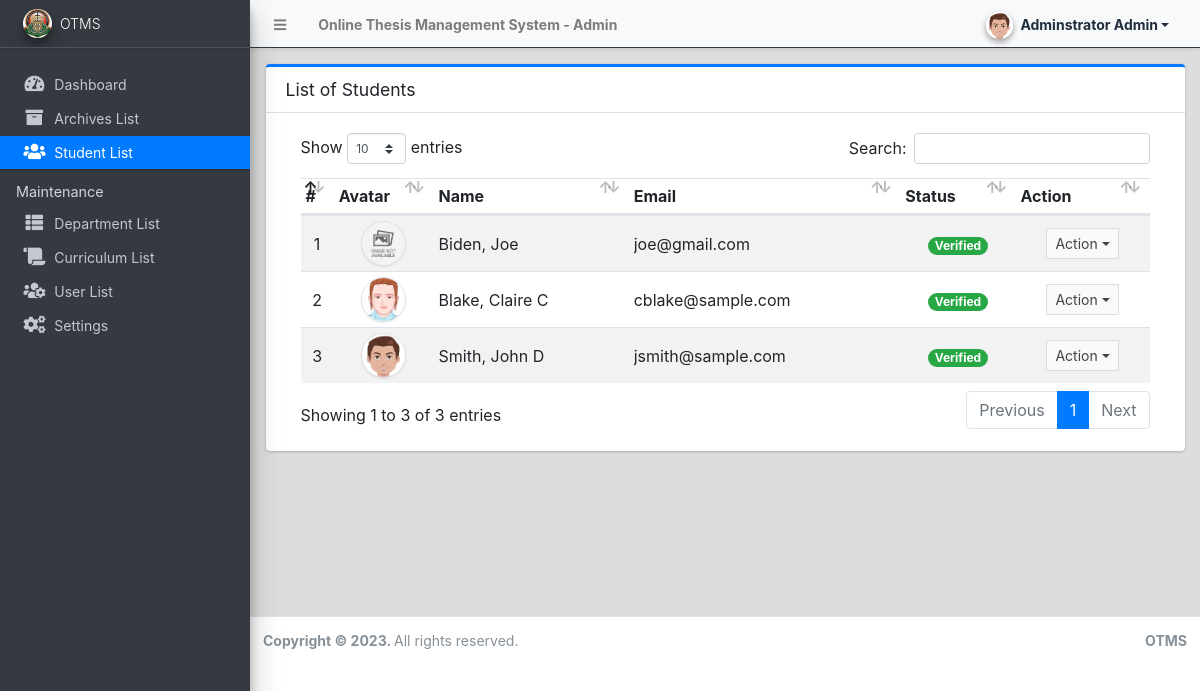
Page /admin/?page=students (signed in) on the committed database.
### tables this page shows
CREATE TABLE `student_list` (
  `id` int(30) NOT NULL,
  `firstname` text NOT NULL,
  `middlename` text NOT NULL,
  `lastname` text NOT NULL,
  `department_id` int(30) NOT NULL,
  `curriculum_id` int(30) NOT NULL,
  `email` text NOT NULL,
  `password` text NOT NULL,
  `gender` varchar(50) NOT NULL,
  `status` tinyint(4) NOT NULL DEFAULT 0,
  `avatar` text NOT NULL,
  `date_created` datetime NOT NULL DEFAULT current_timestamp(),
  `date_updated` datetime DEFAULT NULL ON UPDATE current_timestamp()
);

### config.php (called while the page is built, shortened)
<?php
require_once('classes/DBConnection.php');
require_once('classes/SystemSettings.php');
function validate_image($file){
	if(!empty($file)){
        $ex = explode('?',$file);
        $file = $ex[0];
        $param =  isset($ex[1]) ? '?'.$ex[1]  : '';
		if(is_file(base_app.$file)){
			return base_url.$file.$param;
		}else{
			return base_url.'dist/img/no-image-available.png';
		}
	}else{
		return base_url.'dist/img/no-image-available.png';
	}
}
function isMobileDevice(){
    $aMobileUA = array(
        '/iphone/i' => 'iPhone',
        '/ipod/i' => 'iPod',
        '/ipad/i' => 'iPad',
        '/android/i' => 'Android',
        '/blackberry/i' => 'BlackBerry',
        '/webos/i' => 'Mobile'
    );
    return false;
}
?>

### classes/DBConnection.php (called while the page is built, shortened)
<?php
class DBConnection{
    private $host = DB_SERVER;
    private $username = DB_USERNAME;
    private $password = DB_PASSWORD;
    private $database = DB_NAME;
    public $conn;
    public function __construct(){
        if (!isset($this->conn)) {
            $this->conn = new mysqli($this->host, $this->username, $this->password, $this->database);
        }
    }
}
?>

### classes/SystemSettings.php (called while the page is built, shortened)
<?php
class SystemSettings extends DBConnection{
	function userdata($field = ''){
		if(!empty($field)){
			if(isset($_SESSION['userdata'][$field]))
				return $_SESSION['userdata'][$field];
			else
				return null;
		}else{
			return false;
		}
	}
	function info($field=''){
		if(!empty($field)){
			if(isset($_SESSION['system_info'][$field]))
				return $_SESSION['system_info'][$field];
			else
				return false;
		}else{
			return false;
		}
	}
}
$_settings = new SystemSettings();
?>

### admin/students/index.php (the view, shortened to what this page needs)
<div class="card card-outline card-primary">
	<div class="card-header">
		<h3 class="card-title">List of Students</h3>
	</div>
	<div class="card-body">
		<div class="container-fluid">
        <div class="container-fluid">
			<table class="table table-hover table-striped">
				<!-- <colgroup>
					<col width="5%">
					<col width="10%">
					<col width="20%">
					<col width="20%">
					<col width="15%">
					<col width="15%">
					<col width="10%">
				</colgroup> -->
				<thead>
					<tr>
						<th>#</th>
						<th>Avatar</th>
						<th>Name</th>
						<th>Email</th>
						<th>Status</th>
						<th>Action</th>
					</tr>
				</thead>
				<tbody>
					<?php
						$i = 1;
						$qry = $conn->query("SELECT *,concat(lastname,', ',firstname,' ', middlename) as name from `student_list`  order by concat(lastname,', ',firstname,' ', middlename) asc ");
						while($row = $qry->fetch_assoc()):
					?>
						<tr>
							<td class="text-center"><?php echo $i++; ?></td>
							<td class="text-center"><img src="<?php echo validate_image($row['avatar']) ?>" class="img-avatar img-thumbnail p-0 border-2" alt="user_avatar"></td>
							<td><?php echo ucwords($row['name']) ?></td>
							<td ><p class="m-0 truncate-1"><?php echo $row['email'] ?></p></td>
							<td class="text-center">
								<?php if($row['status'] == 1): ?>
									<span class="badge badge-pill badge-success">Verified</span>
								<?php else: ?>
								<span class="badge badge-pill badge-primary">Not Verified</span>
								<?php endif; ?>
							</td>
							<td align="center">
								 <button type="button" class="btn btn-flat btn-default btn-sm dropdown-toggle dropdown-icon" data-toggle="dropdown">
				                  		Action
				                  </button>
							</td>
						</tr>
					<?php endwhile; ?>
				</tbody>
			</table>
		</div>
		</div>
	</div>
</div>

### admin/index.php (shortened to what this page needs)
<?php require_once('../config.php'); ?>
 <!DOCTYPE html>
<html lang="en" class="" style="height: auto;">
<?php require_once('inc/header.php') ?>
  <body class="sidebar-mini layout-fixed control-sidebar-slide-open layout-navbar-fixed sidebar-mini-md sidebar-mini-xs" data-new-gr-c-s-check-loaded="14.991.0" data-gr-ext-installed="" style="height: auto;">
    <div class="wrapper">
     <?php require_once('inc/topBarNav.php') ?>
     <?php require_once('inc/navigation.php') ?>
     <?php $page = isset($_GET['page']) ? $_GET['page'] : 'home';  ?>
      <div class="content-wrapper pt-3" style="min-height: 567.854px;">
        <section class="content ">
          <div class="container-fluid">
            <?php
              if(!file_exists($page.".php") && !is_dir($page)){
                  include '404.html';
              }else{
                if(is_dir($page))
                  include $page.'/index.php';
                else
                  include $page.'.php';
              }
            ?>
          </div>
        </section>
      </div>
      <?php require_once('inc/footer.php') ?>
  </body>
</html>

### admin/inc/header.php (shortened to what this page needs)
<head>
    <link rel="stylesheet" href="<?php echo base_url ?>plugins/fontawesome-free/css/all.min.css">
    <link rel="stylesheet" href="<?php echo base_url ?>plugins/tempusdominus-bootstrap-4/css/tempusdominus-bootstrap-4.min.css">
  <link rel="stylesheet" href="<?php echo base_url ?>plugins/datatables-bs4/css/dataTables.bootstrap4.min.css">
  <link rel="stylesheet" href="<?php echo base_url ?>plugins/datatables-responsive/css/responsive.bootstrap4.min.css">
  <link rel="stylesheet" href="<?php echo base_url ?>plugins/datatables-buttons/css/buttons.bootstrap4.min.css">
  <link rel="stylesheet" href="<?php echo base_url ?>plugins/select2/css/select2.min.css">
  <link rel="stylesheet" href="<?php echo base_url ?>plugins/select2-bootstrap4-theme/select2-bootstrap4.min.css">
    <link rel="stylesheet" href="<?php echo base_url ?>plugins/icheck-bootstrap/icheck-bootstrap.min.css">
    <link rel="stylesheet" href="<?php echo base_url ?>plugins/jqvmap/jqvmap.min.css">
    <link rel="stylesheet" href="<?php echo base_url ?>dist/css/adminlte.css">
    <link rel="stylesheet" href="<?php echo base_url ?>dist/css/custom.css">
    <link rel="stylesheet" href="<?php echo base_url ?>plugins/overlayScrollbars/css/OverlayScrollbars.min.css">
    <link rel="stylesheet" href="<?php echo base_url ?>plugins/daterangepicker/daterangepicker.css">
    <link rel="stylesheet" href="<?php echo base_url ?>plugins/summernote/summernote-bs4.min.css">
  <link rel="stylesheet" href="<?php echo base_url ?>plugins/sweetalert2-theme-bootstrap-4/bootstrap-4.min.css">
  </head>

### admin/inc/topBarNav.php (shortened to what this page needs)
<nav class="main-header navbar navbar-expand navbar-light border  border-dark border-top-0  border-left-0 border-right-0 navbar-light text-sm shadow-sm">
  <ul class="navbar-nav">
    <li class="nav-item">
    <a class="nav-link" data-widget="pushmenu" href="#" role="button"><i class="fas fa-bars"></i></a>
    </li>
    <li class="nav-item d-none d-sm-inline-block">
      <a href="<?php echo base_url ?>" class="nav-link"><b><?php echo (!isMobileDevice()) ? $_settings->info('name'):$_settings->info('short_name'); ?> - Admin</b></a>
    </li>
  </ul>
  <ul class="navbar-nav ml-auto">
    <li class="nav-item">
      <div class="btn-group nav-link">
            <button type="button" class="btn btn-rounded badge badge-light dropdown-toggle dropdown-icon" data-toggle="dropdown">
              <span><img src="<?php echo validate_image($_settings->userdata('avatar')) ?>" class="img-circle elevation-2 user-img" alt="User Image"></span>
              <span class="ml-3"><?php echo ucwords($_settings->userdata('firstname').' '.$_settings->userdata('lastname')) ?></span>
            </button>
        </div>
    </li>
  </ul>
</nav>

### admin/inc/navigation.php (shortened to what this page needs)
<aside class="main-sidebar sidebar-dark-primary elevation-4 sidebar-no-expand bg-dark">
  <a href="<?php echo base_url ?>admin" class="brand-link bg-transparent text-sm shadow-sm">
  <img src="<?php echo validate_image($_settings->info('logo'))?>" alt="Store Logo" class="brand-image img-circle elevation-3 bg-black" style="width: 1.8rem;height: 1.8rem;max-height: unset;object-fit:scale-down;object-position:center center">
  <span class="brand-text font-weight-light"><?php echo $_settings->info('short_name') ?></span>
  </a>
  <div class="sidebar os-host os-theme-light os-host-overflow os-host-overflow-y os-host-resize-disabled os-host-transition os-host-scrollbar-horizontal-hidden">
    <div class="os-content-glue" style="margin: 0px -8px; width: 249px; height: 646px;"></div>
    <div class="os-padding">
      <div class="os-viewport os-viewport-native-scrollbars-invisible" style="overflow-y: scroll;">
        <div class="os-content" style="padding: 0px 8px; height: 100%; width: 100%;">
          <nav class="mt-4">
             <ul class="nav nav-pills nav-sidebar flex-column text-sm nav-compact nav-flat nav-child-indent nav-collapse-hide-child" data-widget="treeview" role="menu" data-accordion="false">
              <li class="nav-item dropdown">
                <a href="./" class="nav-link nav-home">
                  <i class="nav-icon fas fa-tachometer-alt"></i>
                  <p>
                    Dashboard
                  </p>
                </a>
              </li>
              <li class="nav-item">
                <a href="<?php echo base_url ?>admin/?page=archives" class="nav-link nav-archives">
                  <i class="nav-icon fas fa-archive"></i>
                  <p>
                    Archives List
                  </p>
                </a>
              </li>
              <li class="nav-item">
                <a href="<?php echo base_url ?>admin/?page=students" class="nav-link nav-students">
                  <i class="nav-icon fas fa-users"></i>
                  <p>
                    Student List
                  </p>
                </a>
              </li>
              <?php if($_settings->userdata('type') == 1): ?>
              <li class="nav-header">Maintenance</li>
              <li class="nav-item dropdown">
                <a href="<?php echo base_url ?>admin/?page=departments" class="nav-link nav-departments">
                  <i class="nav-icon fas fa-th-list"></i>
                  <p>
                    Department List
                  </p>
                </a>
              </li>
              <li class="nav-item dropdown">
                <a href="<?php echo base_url ?>admin/?page=curriculum" class="nav-link nav-curriculum">
                  <i class="nav-icon fas fa-scroll"></i>
                  <p>
                    Curriculum List
                  </p>
                </a>
              </li>
              <li class="nav-item dropdown">
                <a href="<?php echo base_url ?>admin/?page=user/list" class="nav-link nav-user_list">
                  <i class="nav-icon fas fa-users-cog"></i>
                  <p>
                    User List
                  </p>
                </a>
              </li>
              <li class="nav-item dropdown">
                <a href="<?php echo base_url ?>admin/?page=system_info" class="nav-link nav-system_info">
                  <i class="nav-icon fas fa-cogs"></i>
                  <p>
                    Settings
                  </p>
                </a>
              </li>
              <?php endif; ?>
            </ul>
          </nav>
        </div>
      </div>
    </div>
  </div>
</aside>

### admin/inc/footer.php (shortened to what this page needs)
<footer class="main-footer text-sm">
        <strong>Copyright © <?php echo date('Y') ?>.
        </strong>
        All rights reserved.
        <div class="float-right d-none d-sm-inline-block">
          <b><?php echo $_settings->info('short_name') ?>
        </div>
      </footer>
    </div>

### admin/inc/topBarNav.php (style rules this page uses)
.user-img { position: absolute; height: 27px; width: 27px; object-fit: cover; left: -7%; top: -12%; }
.btn-rounded { border-radius: 50px; }

### admin/students/index.php (style rules this page uses)
.img-avatar { width:45px; height:45px; object-fit:cover; object-position:center center; border-radius:100%; }

### rows in the picture
student_list: shows a picture, name "Biden, Joe", email "joe@gmail.com", status "Verified"
student_list: avatar (picture), name "Blake, Claire C", email "cblake@sample.com", status "Verified"
student_list: avatar (picture), name "Smith, John D", email "jsmith@sample.com", status "Verified"

### other values in the picture
$_settings->info('name') "Online Thesis Management System"
$_settings->userdata('firstname').' '.$_settings->userdata('lastname') "Adminstrator Admin"
$_settings->info('short_name') "OTMS"
